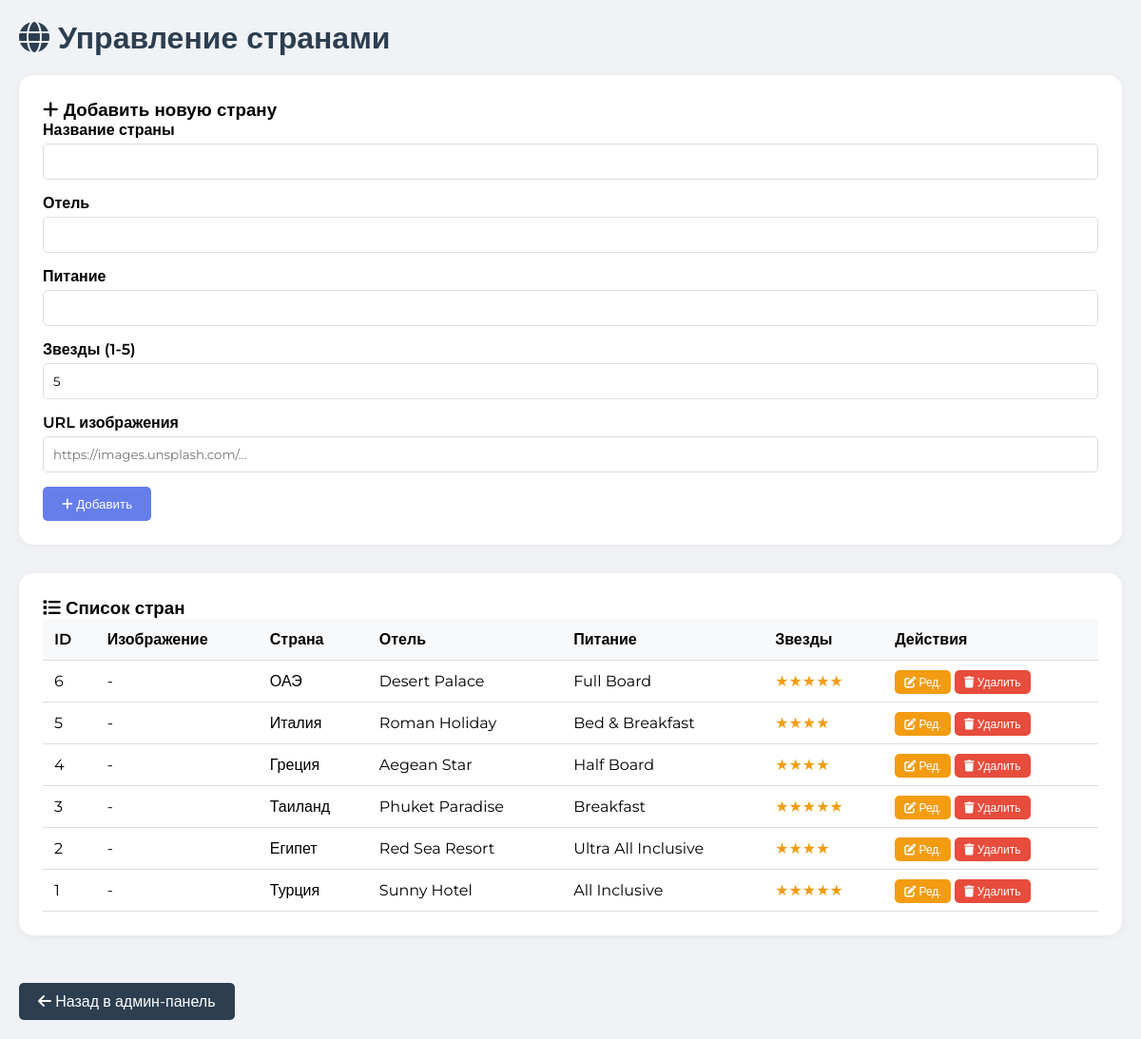
Page /admincountries.php (signed in) on the committed database.
### tables this page shows
CREATE TABLE countries (
    id INT AUTO_INCREMENT PRIMARY KEY,
    name VARCHAR(100) NOT NULL,
    hotel VARCHAR(100),
    meal_type VARCHAR(100),
    stars INT
);

### admincountries.php (the view, shortened to what this page needs)
<?php
require_once 'config.php';
$countries = $pdo->query("SELECT * FROM countries ORDER BY id DESC")->fetchAll();
?>
<!DOCTYPE html>
<html lang="ru">
<head>
    <link rel="stylesheet" href="https://cdnjs.cloudflare.com/ajax/libs/font-awesome/6.4.0/css/all.min.css">
</head>
<body>
    <div class="container">
        <h1><i class="fas fa-globe"></i> Управление странами</h1>
        <?php if(isset($edit_country)): ?>
        <div class="form-card">
            <h3><i class="fas fa-edit"></i> Редактировать страну</h3>
            <form method="POST">
                <input type="hidden" name="id" value="<?= $edit_country['id'] ?>">
                <div class="form-group">
                    <label>Название страны</label>
                    <input type="text" name="name" value="<?= htmlspecialchars($edit_country['name']) ?>" required>
                </div>
                <div class="form-group">
                    <label>Отель</label>
                    <input type="text" name="hotel" value="<?= htmlspecialchars($edit_country['hotel'] ?? '') ?>">
                </div>
                <div class="form-group">
                    <label>Питание</label>
                    <input type="text" name="meal_type" value="<?= htmlspecialchars($edit_country['meal_type'] ?? '') ?>">
                </div>
                <div class="form-group">
                    <label>Звезды (1-5)</label>
                    <input type="number" name="stars" min="1" max="5" value="<?= $edit_country['stars'] ?? 5 ?>">
                </div>
                <div class="form-group">
                    <label>URL изображения</label>
                    <input type="text" name="image" value="<?= htmlspecialchars($edit_country['image'] ?? '') ?>" placeholder="https://images.unsplash.com/...">
                </div>
                <button type="submit" name="update"><i class="fas fa-save"></i> Сохранить</button>
                <a href="admincountries.php" style="margin-left: 10px; padding: 10px 20px; background: #95a5a6; color: white; text-decoration: none; border-radius: 5px;">Отмена</a>
            </form>
        </div>
        <?php else: ?>
        <div class="form-card">
            <h3><i class="fas fa-plus"></i> Добавить новую страну</h3>
            <form method="POST">
                <div class="form-group">
                    <label>Название страны</label>
                    <input type="text" name="name" required>
                </div>
                <div class="form-group">
                    <label>Отель</label>
                    <input type="text" name="hotel">
                </div>
                <div class="form-group">
                    <label>Питание</label>
                    <input type="text" name="meal_type">
                </div>
                <div class="form-group">
                    <label>Звезды (1-5)</label>
                    <input type="number" name="stars" min="1" max="5" value="5">
                </div>
                <div class="form-group">
                    <label>URL изображения</label>
                    <input type="text" name="image" placeholder="https://images.unsplash.com/...">
                </div>
                <button type="submit" name="add"><i class="fas fa-plus"></i> Добавить</button>
            </form>
        </div>
        <?php endif; ?>
        <div class="table-card">
            <h3><i class="fas fa-list"></i> Список стран</h3>
            <table>
                <thead>
                    <tr><th>ID</th><th>Изображение</th><th>Страна</th><th>Отель</th><th>Питание</th><th>Звезды</th><th>Действия</th></tr>
                </thead>
                <tbody>
                    <?php if(count($countries) > 0): ?>
                        <?php foreach($countries as $c): ?>
                        <tr>
                            <td><?= $c['id'] ?></td>
                            <td><?php if(!empty($c['image'])): ?><img src="<?= htmlspecialchars($c['image']) ?>" alt=""><?php else: ?>-<?php endif; ?></td>
                            <td><?= htmlspecialchars($c['name']) ?></td>
                            <td><?= htmlspecialchars($c['hotel'] ?? '-') ?></td>
                            <td><?= htmlspecialchars($c['meal_type'] ?? '-') ?></td>
                            <td><span class="stars"><?= str_repeat('★', $c['stars'] ?? 0) ?></span></td>
                            <td>
                                <a href="?edit=<?= $c['id'] ?>" class="btn-edit"><i class="fas fa-edit"></i> Ред.</a>
                                <a href="?delete=<?= $c['id'] ?>" class="btn-delete" onclick="return confirm('Удалить страну?')"><i class="fas fa-trash"></i> Удалить</a>
                            </td>
                        </tr>
                        <?php endforeach; ?>
                    <?php else: ?>
                        <tr><td colspan="7" style="text-align: center;">Нет добавленных стран</td></tr>
                    <?php endif; ?>
                </tbody>
            </table>
        </div>
        <a href="admin.php" class="btn-back"><i class="fas fa-arrow-left"></i> Назад в админ-панель</a>
    </div>
</body>
</html>

### admincountries.php (style rules this page uses)
* { margin: 0; padding: 0; box-sizing: border-box; }
body { font-family: 'Montserrat', sans-serif; background: #f0f2f5; }
.container { max-width: 1400px; margin: 0 auto; padding: 20px; }
h1 { margin-bottom: 20px; color: #2c3e50; }
.form-card, .table-card { background: white; border-radius: 15px; padding: 25px; margin-bottom: 30px; box-shadow: 0 2px 10px rgba(0,0,0,0.05); }
.form-group { margin-bottom: 15px; }
label { display: block; margin-bottom: 5px; font-weight: 600; }
input, select { width: 100%; padding: 10px; border: 1px solid #ddd; border-radius: 5px; font-family: 'Montserrat', sans-serif; }
button { padding: 10px 20px; background: #667eea; color: white; border: none; border-radius: 5px; cursor: pointer; font-family: 'Montserrat', sans-serif; }
table { width: 100%; border-collapse: collapse; }
th, td { padding: 12px; text-align: left; border-bottom: 1px solid #ddd; }
th { background: #f8f9fa; font-weight: 600; }
.btn-delete { background: #e74c3c; color: white; padding: 5px 10px; text-decoration: none; border-radius: 5px; font-size: 12px; margin-right: 5px; }
.btn-edit { background: #f39c12; color: white; padding: 5px 10px; text-decoration: none; border-radius: 5px; font-size: 12px; }
.btn-back { display: inline-block; margin-top: 20px; padding: 10px 20px; background: #2c3e50; color: white; text-decoration: none; border-radius: 5px; }
.stars { color: #f39c12; }

### rows in the picture
countries: id "6", name "ОАЭ", hotel "Desert Palace", meal_type "Full Board", stars "★★★★★"
countries: id "5", name "Италия", hotel "Roman Holiday", meal_type "Bed & Breakfast", stars "★★★★"
countries: id "4", name "Греция", hotel "Aegean Star", meal_type "Half Board", stars "★★★★"
countries: id "3", name "Таиланд", hotel "Phuket Paradise", meal_type "Breakfast", stars "★★★★★"
countries: id "2", name "Египет", hotel "Red Sea Resort", meal_type "Ultra All Inclusive", stars "★★★★"
countries: id "1", name "Турция", hotel "Sunny Hotel", meal_type "All Inclusive", stars "★★★★★"
